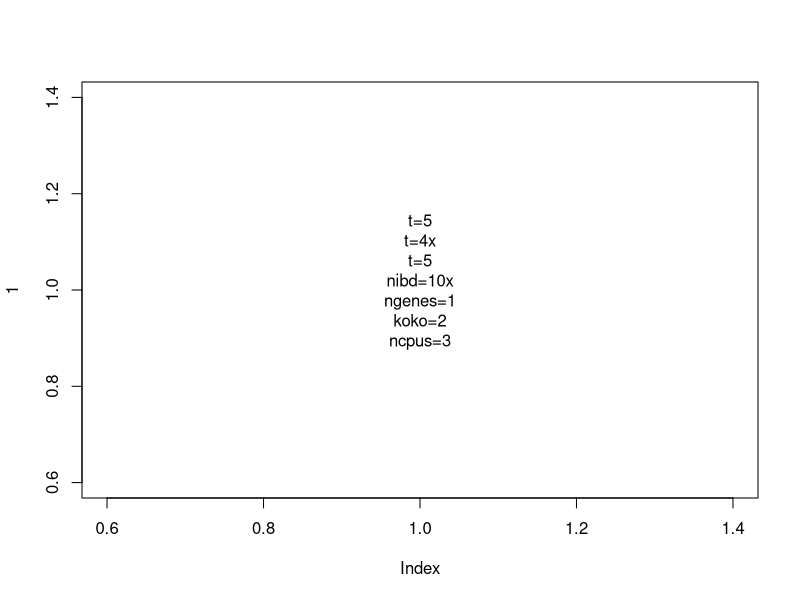

Recreate this plot in R.

args = "pop=3 ibd=4 test"

library(stringr)

parseCommandArgs = function(args) {
    opts = list()
  
    args = paste(args,sep=" ",collapse=" ")
    
    q = strsplit(args," +")[[1]]
    l = lapply(q, function(x) strsplit(x,"=")[[1]])
    
    if(length(l)>0)
    for(i in 1:length(l)) {
     z = l[[i]]
     
     if(length(z)==1) { opts[[ z[1] ]] = 1 }
     
     if(length(z)>=2) { 
       
       m = strsplit( z[[2]], ",") [[1]]  
     
       m2 = as.numeric(m)
       if(sum(is.na(m2))==0) m = m2
       
       opts[[ z[1] ]] = m
     }
     
     
       
    }
    
    opts
}

mergeArgs = function(l1, defaultArgs) {
 
  for(i in names(defaultArgs) ) {
    
    if(is.null(l1[[i]])) l1[[i]] = defaultArgs[[i]]
    
  }
  
  l1
}




optionsToText = function(opts) {
 
  x = c()
  
  for(i in names(opts)) {
    
   x = c(x, sprintf("%s=%s\n", i, opts[[i]]))
   
  }
  paste(x,sep="",collapse="")
}


# Example 
if(1) {
z=parseCommandArgs(c("t=5,4x,5 nibd=10x ngenes", "koko=2"))
z

z=mergeArgs(z,list(ncpus=3))

print(z)
optionsToText(z)

}


plot(1,t="n")
text(1,1,optionsToText(z))
